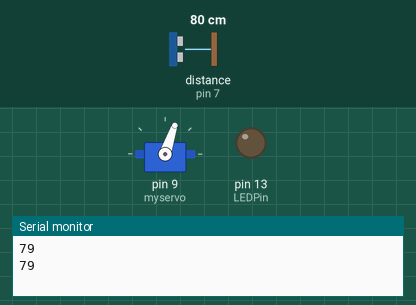
Simulated run of this sketch. Board: Arduino Uno, built with avr-gcc and run on an emulated ATmega328P. Parts: servo, output pins drawn as LEDs (lit = HIGH), the last lines printed to the serial monitor. Wiring (inferred from the names in the program): ultrasonic range finder: trigger pin 8; echo pin 7. Inputs (shaded band) come from the test bench; at power-on: distance to the obstacle (sensor on pin 7) 80 cm. The echo pulse lasts 58.3 µs per cm; pins used as bus, display or sensor lines are not drawn.

Above: at 6.8 s.
6.9 s: distance to the obstacle (sensor on pin 7) set to 35 cm
At 12.9 s:
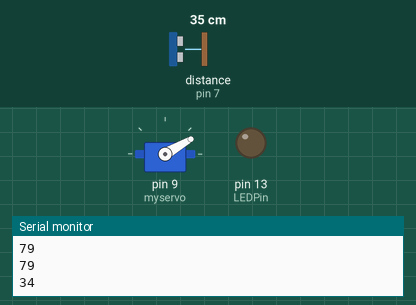
18.8 s: distance to the obstacle (sensor on pin 7) set to 60 cm
30.7 s: distance to the obstacle (sensor on pin 7) set to 120 cm
At 35.9 s:
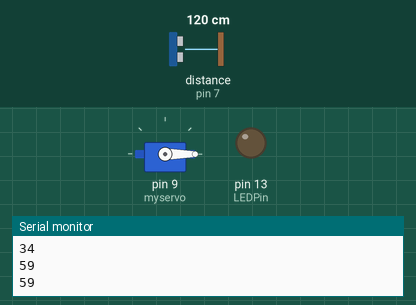
37.8 s: distance to the obstacle (sensor on pin 7) set to 104 cm
44.6 s: distance to the obstacle (sensor on pin 7) set to 97 cm
At 45.2 s:
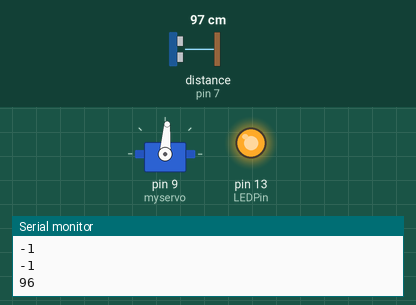
56.5 s: distance to the obstacle (sensor on pin 7) set to 2 cm
At 57.5 s:
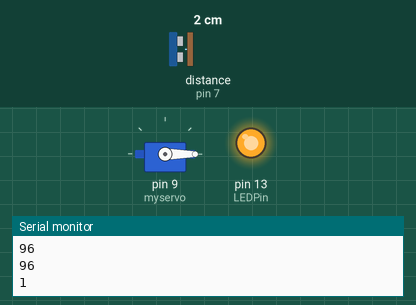
Timing chart, 0 to 59.5 s (numbered marks = the images above; inputs shaded):
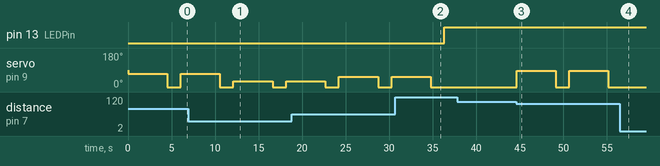

Measured:
- the behaviour switches between 101 and 100 cm on distance to the obstacle (sensor on pin 7) (found by bisection; images 2 and 3)
- after the input at 30.7 s, pin 13 (LEDPin): LOW → HIGH after 5.6 s; servo on pin 9 (myservo): goes on until 34.8 s, then stays 0°
- after the input at 44.6 s, servo on pin 9 (myservo): alternates 86° for 4.5 s and 0° for 1.6 s, starting at once
- after the input at 56.5 s, servo on pin 9 (myservo): stays 0° (without the input it goes to 86° after 0.24 s)
- by itself, servo on pin 9 (myservo): alternates 53° for 4.5 s and 0° for 1.6 s

The sketch:

balllauncher.ino
```cpp
/*
 HC-SR04 Ping distance sensor:
 VCC to arduino 5v
 GND to arduino GND
 Echo to Arduino pin 7
 Trig to Arduino pin 8

 This sketch originates from Virtualmix: http://goo.gl/kJ8Gl
 Has been modified by Winkle ink here: http://winkleink.blogspot.com.au/2012/05/arduino-hc-sr04-ultrasonic-distance.html
 And modified further by ScottC here: http://arduinobasics.blogspot.com.au/2012/11/arduinobasics-hc-sr04-ultrasonic-sensor.html
 on 10 Nov 2012.
 */

#include <Servo.h>


#define echoPin 7 // Echo Pin
#define trigPin 8 // Trigger Pin
#define LEDPin 13 // Onboard LED

int maximumRange = 100; // Maximum range needed
int minimumRange = 0; // Minimum range needed
long duration, distance; // Duration used to calculate distance
Servo myservo;  // create servo object to control a servo
                // twelve servo objects can be created on most boards
int val;int v;
int pos = 0;
void setup() {
 Serial.begin (9600);
 pinMode(trigPin, OUTPUT);
 pinMode(echoPin, INPUT); myservo.attach(9);
 pinMode(LEDPin, OUTPUT); // Use LED indicator (if required)
}

void loop() {
/* The following trigPin/echoPin cycle is used to determine the
 distance of the nearest object by bouncing soundwaves off of it. */
 digitalWrite(trigPin, LOW);
 delayMicroseconds(2);

 digitalWrite(trigPin, HIGH);
 delayMicroseconds(10);

 digitalWrite(trigPin, LOW);
 duration = pulseIn(echoPin, HIGH);

 //Calculate the distance (in cm) based on the speed of sound.
 distance = duration/58.2;

 if (distance >= maximumRange || distance <= minimumRange){
 /* Send a negative number to computer and Turn LED ON
 to indicate "out of range" */
 Serial.println("-1");
 digitalWrite(LEDPin, HIGH);
 }
 else {
 /* Send the distance to the computer using Serial protocol, and
 turn LED OFF to indicate successful reading. */
  val = distance;     Serial.println(distance);       // reads the value of the potentiometer (value between 0 and 1023)
  v = map(val, 0, 100, 0,90);     // scale it to use it with the servo (value between 0 and 180)
  myservo.write(v);delay(4500);
myservo.write(0);  // sets the servo position according to the scaled value
    delay(1500);
 }

 //Delay 50ms before next reading.
 delay(50);
}
```
